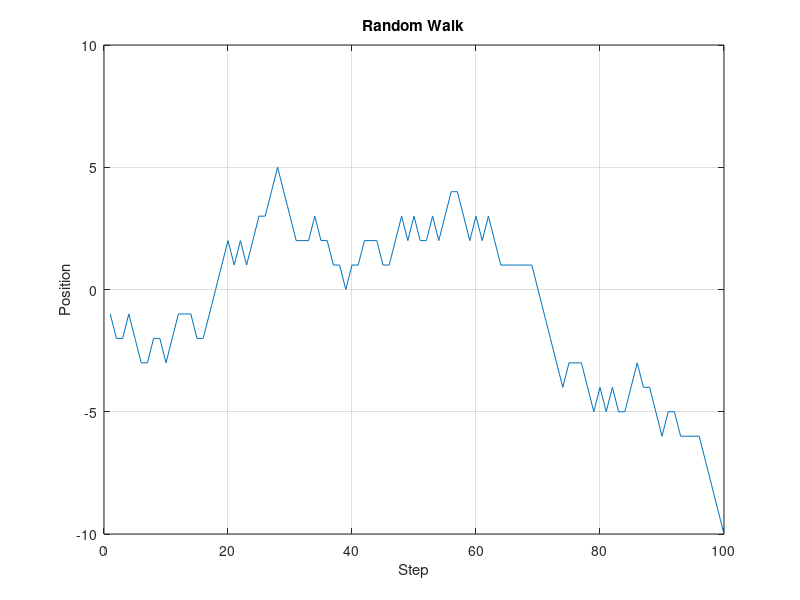

The MATLAB script that drew this image:
% Day 034: Random Walk Simulation
N = 100;
steps = randi([-1, 1], 1, N);
walk = cumsum(steps);
plot(walk);
title('Random Walk');
xlabel('Step');
ylabel('Position');
grid on;
